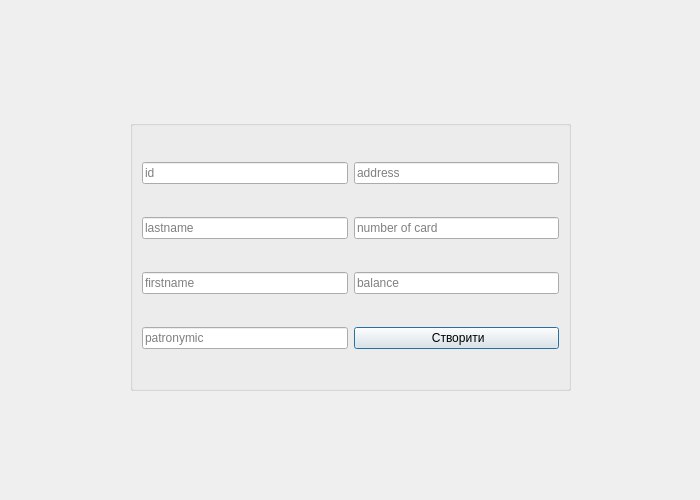
<?xml version="1.0" encoding="UTF-8"?>
<ui version="4.0">
 <class>CustomerDialog</class>
 <widget class="QDialog" name="CustomerDialog">
  <property name="geometry">
   <rect>
    <x>0</x>
    <y>0</y>
    <width>700</width>
    <height>500</height>
   </rect>
  </property>
  <property name="windowTitle">
   <string>Dialog</string>
  </property>
  <widget class="QGroupBox" name="groupBox">
   <property name="geometry">
    <rect>
     <x>130</x>
     <y>120</y>
     <width>441</width>
     <height>271</height>
    </rect>
   </property>
   <property name="title">
    <string/>
   </property>
   <layout class="QGridLayout" name="gridLayout">
    <item row="1" column="1">
     <widget class="QLineEdit" name="leCardNumber">
      <property name="placeholderText">
       <string>number of card</string>
      </property>
     </widget>
    </item>
    <item row="2" column="0">
     <widget class="QLineEdit" name="leFirstname">
      <property name="placeholderText">
       <string>firstname</string>
      </property>
     </widget>
    </item>
    <item row="3" column="0">
     <widget class="QLineEdit" name="lePatronymic">
      <property name="placeholderText">
       <string>patronymic</string>
      </property>
     </widget>
    </item>
    <item row="2" column="1">
     <widget class="QLineEdit" name="leBalance">
      <property name="placeholderText">
       <string>balance</string>
      </property>
     </widget>
    </item>
    <item row="3" column="1">
     <widget class="QPushButton" name="pbCreate">
      <property name="text">
       <string> Створити</string>
      </property>
     </widget>
    </item>
    <item row="0" column="0">
     <widget class="QLineEdit" name="leID">
      <property name="placeholderText">
       <string>id</string>
      </property>
     </widget>
    </item>
    <item row="1" column="0">
     <widget class="QLineEdit" name="leLastname">
      <property name="placeholderText">
       <string>lastname</string>
      </property>
     </widget>
    </item>
    <item row="0" column="1">
     <widget class="QLineEdit" name="leAddress">
      <property name="placeholderText">
       <string>address</string>
      </property>
     </widget>
    </item>
   </layout>
  </widget>
 </widget>
 <resources/>
 <connections/>
</ui>
